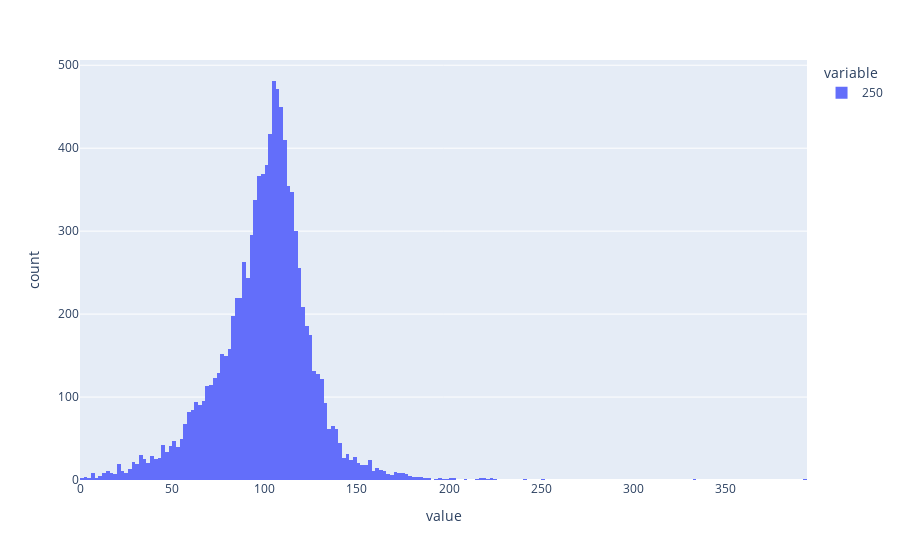

Write notebook code for a chart like this one.
### Code cell
px.histogram(ST)

### Figure 1 — Plotly figure (JSON) as saved in the notebook; plotly's stock layout.template omitted (floating-point values rounded to 4 significant figures; data arrays with more than 128 entries replaced by an {"elided": "..."} marker saying what was removed)
{"data": [{"alignmentgroup": "True", "bingroup": "x", "hovertemplate": "variable=250<br>value=%{x}<br>count=%{y}<extra></extra>", "legendgroup": "250", "marker": {"color": "#636efa", "pattern": {"shape": ""}}, "name": "250", "offsetgroup": "250", "orientation": "v", "showlegend": true, "type": "histogram", "x": {"elided": "10000 float values"}, "xaxis": "x", "yaxis": "y"}], "layout": {"barmode": "relative", "legend": {"title": {"text": "variable"}, "tracegroupgap": 0}, "margin": {"t": 60}, "xaxis": {"anchor": "y", "domain": [0, 1], "title": {"text": "value"}}, "yaxis": {"anchor": "x", "domain": [0, 1], "title": {"text": "count"}}}}
